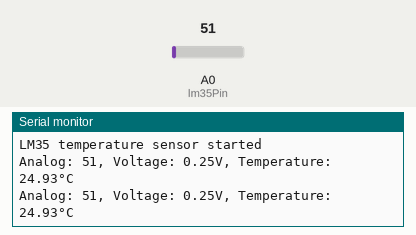
Bench run of a sketch on a simulated Arduino Uno, built with avr-gcc and run on an emulated ATmega328P. Parts: the last lines printed to the serial monitor. The test bench sets the inputs (shaded band); at power-on: A0 (lm35Pin) = 51.

Above: at 1.8 s.
1.9 s: A0 (lm35Pin) set to 61
At 2.8 s:
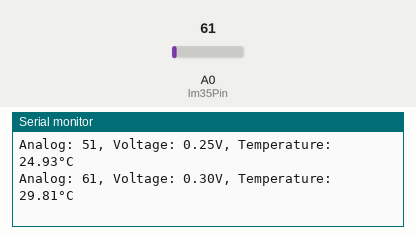
3.4 s: A0 (lm35Pin) set to 71
At 4.4 s:
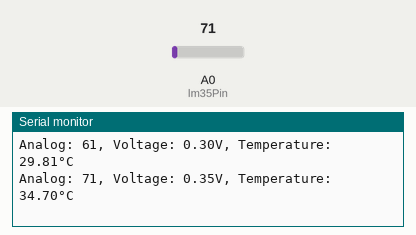
Timing chart, 0 to 6.4 s (numbered marks = the images above; inputs shaded):
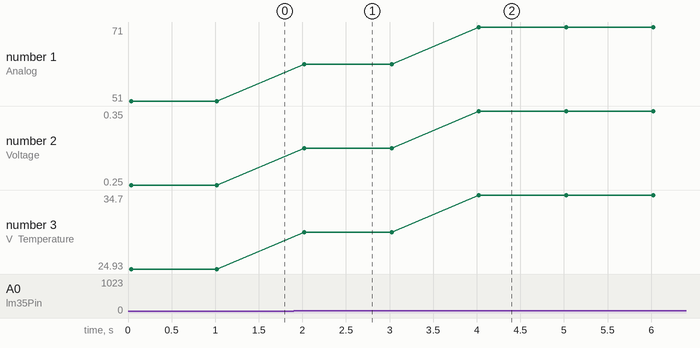

Measured:
- after the input at 1.9 s, the serial monitor: prints a new line after 0.12 s (image 1)
- after the input at 3.4 s, the serial monitor: prints a new line after 0.62 s (image 2)
- plotted number 1: 51 → 61 after the input at 1.9 s, 61 → 71 after the input at 3.4 s
- plotted number 2: 0.25 → 0.3 after the input at 1.9 s, 0.3 → 0.35 after the input at 3.4 s
- plotted number 3: 24.93 → 29.81 after the input at 1.9 s, 29.81 → 34.7 after the input at 3.4 s

The sketch:

lm35.ino
```cpp
int lm35Pin = A0;

void setup() {
  Serial.begin(9600);
  Serial.println("LM35 temperature sensor started");
}

void loop() {
  int analogValue = analogRead(lm35Pin);

  float voltage = analogValue * (5.0 / 1023.0);

  float temperature = voltage * 100.0;

  Serial.print("Analog: ");
  Serial.print(analogValue);
  Serial.print(", Voltage: ");
  Serial.print(voltage);
  Serial.print("V, Temperature: ");
  Serial.print(temperature);
  Serial.println("°C");

  delay(1000);
}
```
